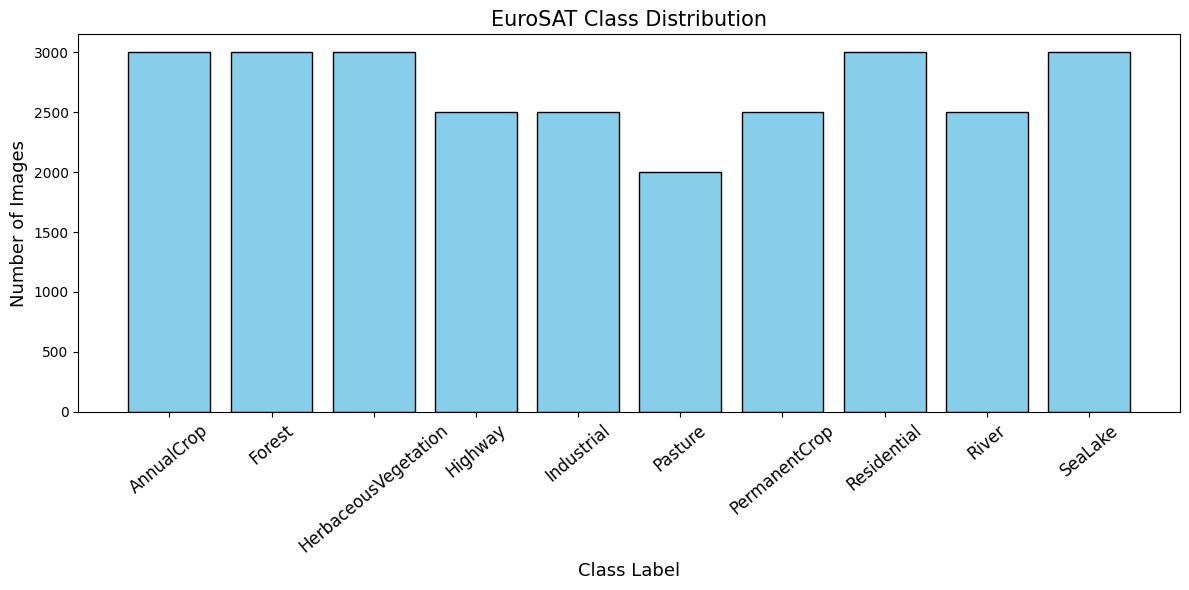
#> input picture eurosat/figures/class_distribution_0.png, 1189 x 590 px, found by its file name; its folder holds only this picture in this run
$ jupyter execute --allow-errors 01_features_and_classifiers.ipynb   (older library calls are emulated)
#> lines starting #> are read from the running program, lines starting #| are printed output that depends on the picture
# EuroSAT: features and classifiers

Read [the project guide](README.md) before execution. Outputs below are historical, not rerun after portability edits. Source cell numbers in the guide are zero-based and correspond to `source-NNN` cell IDs. Training cells can be expensive.

[cell 1]
from PIL import Image
import os
import random
import matplotlib.pyplot as plt
import pandas as pd
import seaborn as sns
import numpy as np
from tqdm import tqdm
import multiprocessing
import cv2
import zipfile
import shutil
from sklearn.model_selection import StratifiedShuffleSplit
from tensorflow.keras.preprocessing.image import ImageDataGenerator
import re
import pandas as pd
from tqdm import tqdm
from sklearn.model_selection import StratifiedShuffleSplit
from skimage.feature import hog
from skimage import color
# Imports required by the ANN section in a fresh kernel.
from tensorflow.keras.models import Sequential
from tensorflow.keras.layers import Dense, Dropout, BatchNormalization
from tensorflow.keras.optimizers import Adam
from tensorflow.keras.callbacks import EarlyStopping
from tensorflow.keras.utils import to_categorical

[cell 2]
# Updated paths for the new D: location
zip_path = r"data/EuroSAT.zip"
extract_path = r"data"

# Check if already extracted
#> (the rest of this cell did not finish here and is left out)

# Data Exploration

[cell 3]
DATASET = r"data/EuroSAT"

# Get only folder names (ignore files like .json)
LABELS = [d for d in os.listdir(DATASET) if os.path.isdir(os.path.join(DATASET, d))]

print(" Found Labels:")
print(LABELS)

[cell 4]
counts = {}

for label in LABELS:
    class_path = os.path.join(DATASET, label)
    counts[label] = len([f for f in os.listdir(class_path) if f.lower().endswith(('.jpg', '.jpeg', '.png'))])

plt.figure(figsize=(12, 6))
plt.bar(range(len(counts)), list(counts.values()), align='center', color='skyblue', edgecolor='black')
plt.xticks(range(len(counts)), list(counts.keys()), fontsize=12, rotation=40)
plt.xlabel('Class Label', fontsize=13)
plt.ylabel('Number of Images', fontsize=13)
plt.title('EuroSAT Class Distribution', fontsize=15)
plt.tight_layout()
plt.show()
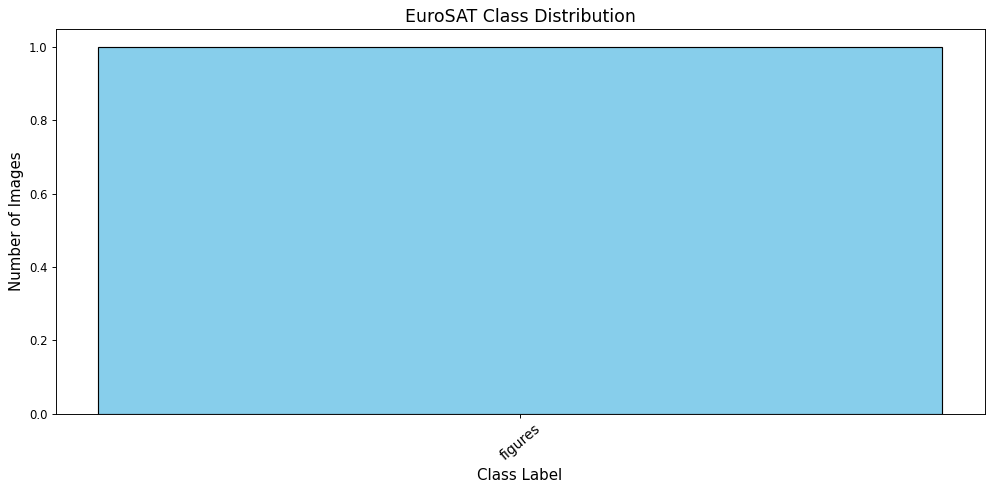
#> figure drawn by matplotlib, 1 panel

[cell 5]
# build img_paths by listing only image files inside class directories
img_paths = []
for l in LABELS:
    class_dir = os.path.join(DATASET, l)
    if not os.path.isdir(class_dir):
        # skip non-directory entries like JSON/CSV files
        continue
    imgs = [f for f in os.listdir(class_dir) if f.lower().endswith(('.jpg', '.jpeg', '.png'))]
    imgs = sorted(imgs)
    # take up to two example images per class
    for fname in imgs[:2]:
        img_paths.append(os.path.join(class_dir, fname))

def plot_sat_imgs(paths):
    n = min(20, len(paths))
    plt.figure(figsize=(15, 8))
    for i in range(n):
        plt.subplot(4, 5, i+1, xticks=[], yticks=[])
        try:
            img = Image.open(paths[i])
#> img is the input picture: PIL image 1189x590 RGBA; mean R, G, B, A 203.4, 229.6, 240.3, 255
            plt.imshow(np.asarray(img))
            plt.title(os.path.basename(os.path.dirname(paths[i])))
        except Exception:
            plt.text(0.5, 0.5, "Unable to load", ha='center')
        plt.axis('off')
    plt.tight_layout()

plot_sat_imgs(img_paths)

[cell 6]
heights, widths = [], []

for label in LABELS:
    class_dir = os.path.join(DATASET, label)
    # skip anything that is not a directory (e.g., json/csv files)
    if not os.path.isdir(class_dir):
        continue

    imgs = [f for f in os.listdir(class_dir) if f.lower().endswith(('.jpg', '.jpeg', '.png'))]
    for fname in imgs[:100]:  # sample first 100 per class
        try:
            img = Image.open(os.path.join(class_dir, fname))
            w, h = img.size
#> w = 1189; h = 590
            widths.append(w)
            heights.append(h)
        except Exception:
            # skip files that can't be opened as images
            continue

if widths and heights:
    print(f"Average width: {np.mean(widths):.2f}, height: {np.mean(heights):.2f}")
#| Average width: 1189.00, height: 590.00
else:
    print("No images found to compute sizes.")

[cell 7]
import matplotlib.pyplot as plt

img = np.array(Image.open(os.path.join(DATASET, LABELS[0], os.listdir(os.path.join(DATASET, LABELS[0]))[0])))

plt.figure(figsize=(12,4))
for i, color in enumerate(['Red','Green','Blue']):
    plt.subplot(1,3,i+1)
    plt.hist(img[:,:,i].ravel(), bins=50, color=color.lower())
    plt.title(f'{color} channel')
plt.tight_layout()
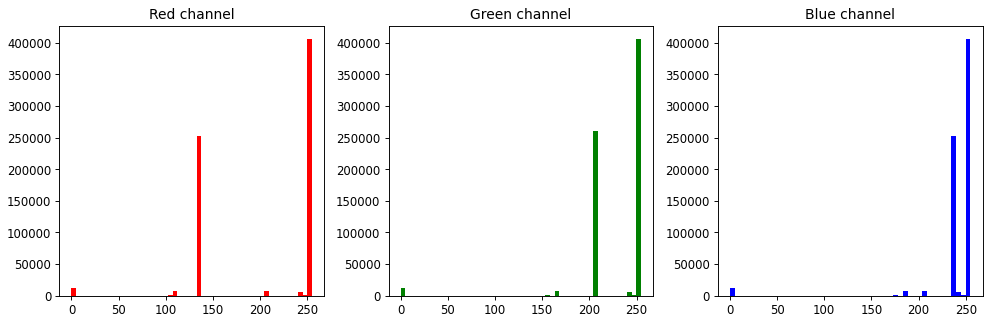
#> figure drawn by matplotlib, 3 panels; panel 1: tallest bar 406510 high, from x = 249.9 to 255; panel 2: tallest bar 406510 high, from x = 249.9 to 255; panel 3: tallest bar 406510 high, from x = 249.9 to 255

[cell 8]
fig, axes = plt.subplots(2,5, figsize=(15,6))
axes = axes.flatten()

# plot up to 10 class mean images, skipping non-directory entries (e.g., json/csv files)
j = 0
for label in LABELS:
    if j >= len(axes):
        break

    class_dir = os.path.join(DATASET, label)
    if not os.path.isdir(class_dir):
        # skip files like label_map.json, train.csv, etc.
        continue

    # collect image files (safely) and load a sample
    img_files = [f for f in sorted(os.listdir(class_dir)) if f.lower().endswith(('.jpg', '.jpeg', '.png'))][:100]
    imgs = []
    for fname in img_files:
        try:
            imgs.append(np.array(Image.open(os.path.join(class_dir, fname))))
        except Exception:
            # skip unreadable images
            continue

    if not imgs:
        continue

    mean_img = np.mean(imgs, axis=0).astype(np.uint8)
    axes[j].imshow(mean_img)
    axes[j].set_title(label)
    axes[j].axis('off')
    j += 1

plt.suptitle('Mean Image of Each Class', fontsize=15)
plt.tight_layout()

[cell 9]
means = {}
for label in LABELS:
    class_dir = os.path.join(DATASET, label)
    if not os.path.isdir(class_dir):
        continue  # skip non-directory entries
    imgs = [np.array(Image.open(os.path.join(class_dir, f))).mean() for f in os.listdir(class_dir)[:100]]
#> imgs = [232.1]
    means[label] = np.mean(imgs)

plt.figure(figsize=(10,5))
plt.bar(means.keys(), means.values(), color='teal')
plt.xticks(rotation=45)
plt.ylabel("Average pixel intensity")
plt.title("Average brightness per class")
plt.show()
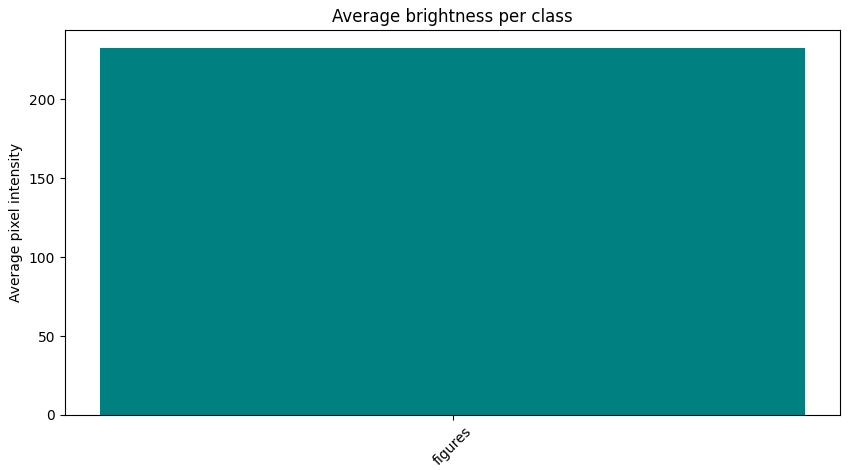
#> figure drawn by matplotlib, 1 panel

# Preprocessing

[cell 10]
IMG_SIZE = (64, 64)

X = []
y = []

for label in os.listdir(DATASET):
    class_dir = os.path.join(DATASET, label)
    if os.path.isdir(class_dir):
        for img_name in os.listdir(class_dir):
            img_path = os.path.join(class_dir, img_name)
            img = cv2.imread(img_path)
            if img is not None:
                img = cv2.resize(img, IMG_SIZE)
                X.append(img)
                y.append(label)

X = np.array(X)
y = np.array(y)
print(" Loaded ALL images:", X.shape)
#|  Loaded ALL images: (1, 64, 64, 3)
print(" Total labels:", len(y))

# Feature Extraction Methods

## HOG Method

[cell 11]
sample_indices = [0, 1, 2]
plt.figure(figsize=(12, 4))

#> (the rest of this cell did not finish here and is left out)

## Gabor Filter

[cell 12]
def build_gabor_kernels(ksize=11, sigma=4.0, gam=0.5, phases=(0,)):
#> called with ksize = 11, sigma = 4, gam = 0.5, phases = (0,)
    thetas = np.linspace(0, np.pi, 8, endpoint=False)
    lambdas = [4, 8, 12]
    kernels = []
    for th in thetas:
        for lam in lambdas:
            for psi in phases:
                k = cv2.getGaborKernel((ksize, ksize), sigma, th, lam, gam, psi, ktype=cv2.CV_32F)
                kernels.append(k)
    return kernels

gabor_kernels = build_gabor_kernels()

# Visualize responses for first 3 images
def show_gabor_examples(X, kernels=gabor_kernels, k_indices=(0, 7, 14)):
#> called with X = array of shape (1, 64, 64, 3), k_indices = (0, 7, 14)
    plt.figure(figsize=(12,8))
    for i in range(3):
        img = cv2.cvtColor(X[i], cv2.COLOR_BGR2GRAY)
        plt.subplot(3,4,4*i+1); plt.imshow(img, cmap='gray'); plt.title(f'Original {i+1}'); plt.axis('off')
        for j, ki in enumerate(k_indices):
            resp = cv2.filter2D(img, cv2.CV_32F, kernels[ki])
            resp = (resp - resp.min())/(resp.max()-resp.min()+1e-8)  # normalize for display
            plt.subplot(3,4,4*i+2+j); plt.imshow(resp, cmap='gray'); plt.title(f'Gabor {ki}'); plt.axis('off')
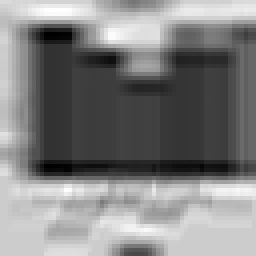
#> resp: shape (64, 64) float32 (shown 4 times larger); min 0, max 1, mean 0.508
    plt.tight_layout(); plt.show()

#> (the rest of this cell did not finish here and is left out)

##  Color Moments Method

[cell 13]
import matplotlib.pyplot as plt
import cv2
import numpy as np
from scipy.stats import skew

sample_indices = [0, 1, 2]
plt.figure(figsize=(12, 6))

#> (the rest of this cell did not finish here and is left out)

## Convert Images to Feature Vectors

[cell 14]
def extract_hog_features(images):
    hog_features = []
    for img in images:
        gray = cv2.cvtColor(img, cv2.COLOR_BGR2GRAY)
        feature = hog(
            gray,
            orientations=9,
            pixels_per_cell=(8, 8),
            cells_per_block=(2, 2),
            visualize=False,
            feature_vector=True
        )
        hog_features.append(feature)
#> this loop made 1 pass
#> after the loop, hog_features = 1 item
    return np.array(hog_features)

X_hog = extract_hog_features(X)
print(" HOG features shape:", X_hog.shape)
#|  HOG features shape: (1, 1764)

[cell 15]
def extract_gabor_features(images, kernels):
    features = []
    for img in images:
        gray = cv2.cvtColor(img, cv2.COLOR_BGR2GRAY)
        vec = []
        for k in kernels:
            fimg = cv2.filter2D(gray, cv2.CV_32F, k)
            vec.append(fimg.mean())
            vec.append(fimg.std())
        features.append(vec)
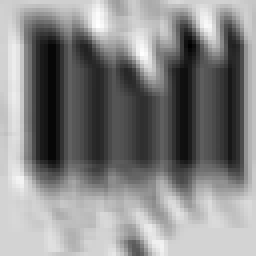
#> fimg: shape (64, 64) float32 (shown 4 times larger); min 4560.5, max 7217.8, mean 5953.2; drawn with min black and max white
#> after the loop, features = 1 item
    return np.array(features, dtype=np.float32)

X_gabor = extract_gabor_features(X, gabor_kernels)
print(" Gabor features shape:", X_gabor.shape)
#|  Gabor features shape: (1, 48)

[cell 16]
from scipy.stats import skew

def extract_color_moments(images):
    features = []
    for img in images:
        img = cv2.cvtColor(img, cv2.COLOR_BGR2RGB)
        vec = []
        for i in range(3):  # For each channel: R, G, B
            channel = img[:, :, i].ravel()
            vec.append(np.mean(channel))
            vec.append(np.std(channel))
            vec.append(skew(channel))
        features.append(vec)
#> after the loop, features = [[204.4, 61.38, -0.477, 231.1, 32.43, -1.64, 242, 24.59, -3.95]]
    return np.array(features, dtype=np.float32)

# Apply to dataset
X_color = extract_color_moments(X)
print("Color Moments shape:", X_color.shape)
#| Color Moments shape: (1, 9)

# ML

[cell 17]
from sklearn.svm import SVC
from sklearn.model_selection import StratifiedKFold
from sklearn.preprocessing import StandardScaler, LabelEncoder
from sklearn.metrics import accuracy_score, confusion_matrix, ConfusionMatrixDisplay
import matplotlib.pyplot as plt
import numpy as np

# SVM with Color Method

[cell 18]
from sklearn.svm import SVC
from sklearn.model_selection import StratifiedKFold
from sklearn.preprocessing import StandardScaler, LabelEncoder
from sklearn.metrics import confusion_matrix, ConfusionMatrixDisplay, classification_report, accuracy_score, f1_score, recall_score, precision_score
import matplotlib.pyplot as plt
import numpy as np


y = np.array(y).ravel()
le = LabelEncoder()
y_encoded = le.fit_transform(y)
#> y_encoded = [0]


scaler = StandardScaler()
X_scaled = scaler.fit_transform(X_color)


svm_model = SVC(kernel='rbf', C=10, gamma='scale', probability=True, random_state=42)


skf = StratifiedKFold(n_splits=3, shuffle=True, random_state=42)
fold_metrics = []
y_preds, y_trues = [], []

#> (the rest of this cell did not finish here and is left out)
